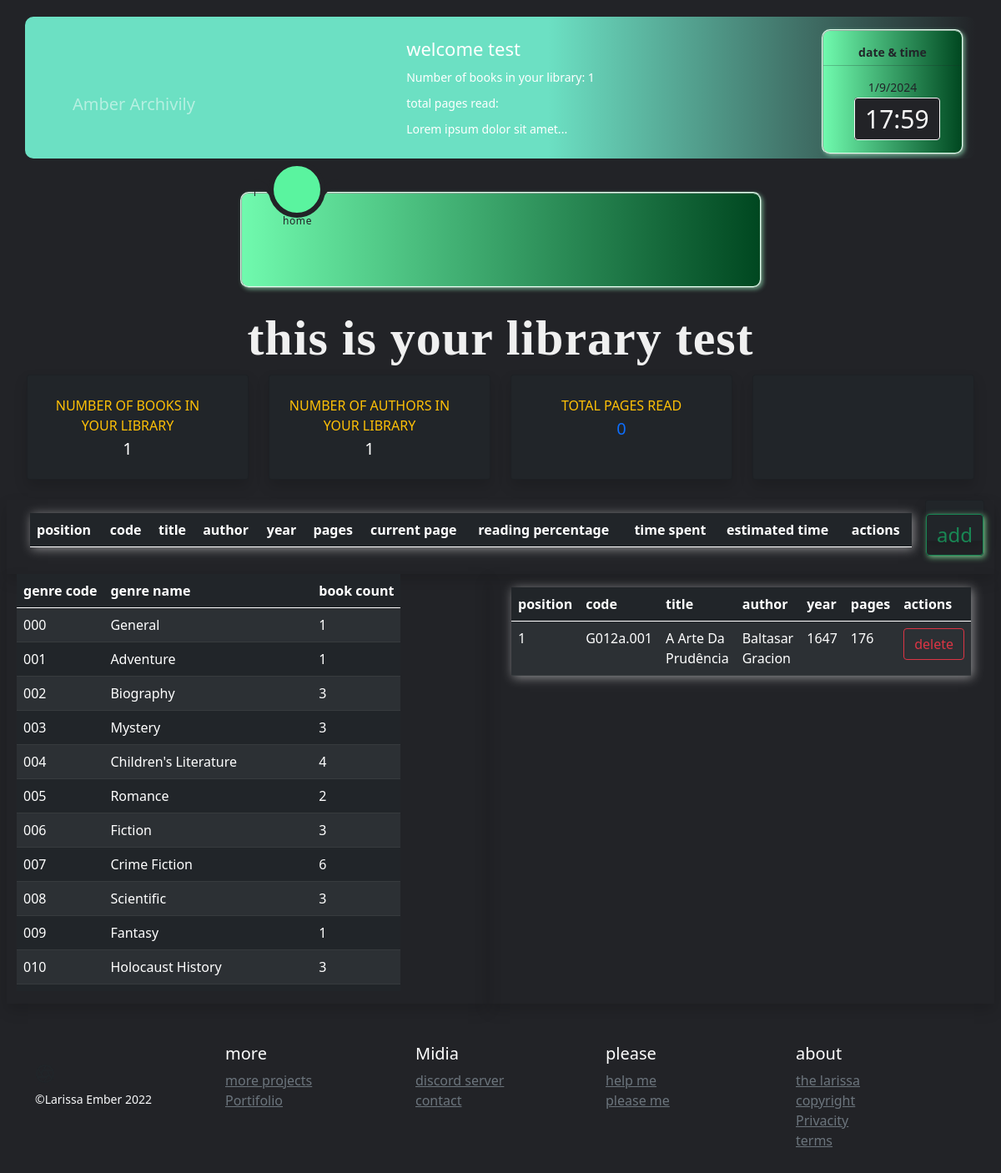
Screenshot of /about_your_library (signed in) with the database file from the repository.
### app/__init__.py (models this page shows, shortened)
class User(db.Model):
    __tablename__ = 'users'
    id = db.Column(db.Integer, primary_key=True)
    username = db.Column(db.String(), unique=True, nullable=False)
    password_hash = db.Column(db.String(), nullable=False)
    name = db.Column(db.String(), nullable=False)
    books = db.relationship('Book', backref='user', lazy=True)
    user_readings = db.relationship('UserReadings', backref='user', lazy=True)  # Adicione este atributo de relacionamento
    @property
    def is_authenticated(self):
        return True

class Book(db.Model):
    __tablename__ = 'books'
    id = db.Column(db.Integer, primary_key=True)
    code = db.Column(db.String(8), unique=True, nullable=False)
    title = db.Column(db.String(200), nullable=False)
    author = db.Column(db.String(100), nullable=False)
    publisher = db.Column(db.String(100), nullable=False)
    year = db.Column(db.Integer, nullable=False)
    pages = db.Column(db.Integer, nullable=False)
    status = db.Column(db.String(50), nullable=False)  # 'available', 'borrowed', or 'ex-libris'
    format = db.Column(db.String(50), nullable=False)  # 'physical', 'e-book', or 'pdf'
    read = db.Column(db.String(10), nullable=False)
    genre = db.Column(db.String(50), nullable=False)
    completion_date = db.Column(db.String(11), nullable=True)
    user_id = db.Column(db.Integer, db.ForeignKey('users.id'), nullable=False)
    user_readings = db.relationship('UserReadings', backref='book', lazy=True)  # Adicione este atributo de relacionamento
    loan_id = db.Column(db.Integer, db.ForeignKey('loans.id'), nullable=True)  # Chave estrangeira para a tabela Loan

### app/controllers/defaut.py (the view)
@app.route('/about_your_library')
def about_your_library():
    user_readings = current_user.user_readings
    user = get_logged_in_user()
    if not user:
        return redirect('/login')
    if db.session.query(func.sum(Book.pages)).filter(Book.read == 'read').scalar() != None:
        total_pages_completed = db.session.query(
            func.sum(Book.pages)).filter(Book.read == 'read').scalar()
    else:
        total_pages_completed = 0
    if db.session.query(func.sum(UserReadings.current_page)).filter(UserReadings.user_id == current_user.id).scalar() != None:
        total_pages_in_progress = db.session.query(func.sum(UserReadings.current_page)).filter(
            UserReadings.user_id == current_user.id).scalar()
    else:
        total_pages_in_progress = 0
    print(total_pages_completed)
    print(total_pages_in_progress)
    sum_pages = total_pages_in_progress + total_pages_completed
    genre_counts = db.session.query(
        Book.genre, func.count(Book.id)).group_by(Book.genre).all()
    borrowed_books = Book.query.filter_by(status='borrowed').all()
    return render_template('about_your_library.html', book_genres=book_genres, user_readings=user_readings, sum_pages=sum_pages, genre_counts=genre_counts, borrowed_books=borrowed_books)

### app/templates/about_your_library.html (shortened to what this page needs)
{% extends 'base.html' %}
{% block content %}
<div class="container-fluid">
    <div class="text-white text-center">
        <h1>this is your library {{ current_user.username }}</h1>
        <div class="row">
            <div class="col-xl-3 col-md-6 mb-4">
                <a href="/your_collection" style="text-decoration: none;" class="list">
                    <div class="card bg-dark border-left-warning shadow h-100 py-2 text-white">
                        <div class="card-body">
                            <div class="row no-gutters align-items-center">
                                <div class="col mr-2">
                                    <div class="text-xs font-weight-bold text-warning text-uppercase mb-1">
                                        number of books in your library</div>
                                    <div class="h5 mb-0 font-weight-bold ">{{ current_user.books|length }}</div>
                                </div>
                            </div>
                        </div>
                    </div>
                </a>
            </div>
            <div class="col-xl-3 col-md-6 mb-4">
                <a href="#" style="text-decoration: none;" class="authour">
                    <div class="card bg-dark border-left-warning shadow h-100 py-2 text-white">
                        <div class="card-body">
                            <div class="row no-gutters align-items-center">
                                <div class="col mr-2">
                                    <div class="text-xs font-weight-bold text-warning text-uppercase mb-1">
                                        Number of authors in your library
                                    </div>
                                    <div class="h5 mb-0 font-weight-bold">{{
                                        current_user.books|map(attribute='author')|unique|list|length }}</div>
                                </div>
                            </div>
                        </div>
                    </div>
                </a>
            </div>
            <div class="col-xl-3 col-md-6 mb-4">
                <a href="/your_collection" style="text-decoration: none;" class="active">
                    <div class="card bg-dark border-left-warning shadow h-100 py-2">
                        <div class="card-body">
                            <div class="row no-gutters align-items-center">
                                <div class="col mr-2">
                                    <div class="text-xs font-weight-bold text-warning text-uppercase mb-1">Total Pages
                                        Read</div>
                                    <div class="h5 mb-0 font-weight-bold text-gray-800">{{ sum_pages or 0 }}
                                    </div>
                                </div>
                            </div>
                        </div>
                    </div>
                </a>
            </div>
            <div class="col-xl-3 col-md-6 mb-4">
                <a href="/your_collection" style="text-decoration: none;" class="active">
                    <div class="card bg-dark border-left-warning shadow h-100 py-2">
                    </div>
                </a>
            </div>
        </div>
    </div>
</div>
<div class="row">
    <div class="col shadow d-flex justify-content-center">
        <div id="book-genres-table" style="width: auto;" class="card-body table-responsive">
            <table class="table table-striped table-hover table-dark">
                <thead>
                    <tr>
                        <th>position</th>
                        <th>code</th>
                        <th>title</th>
                        <th>author</th>
                        <th>year</th>
                        <th>pages</th>
                        <th>current page</th>
                        <th>reading percentage</th>
                        <th>time spent</th>
                        <th>estimated time</th>
                        <th>actions</th>
                    </tr>
                </thead>
            </table>
        </div>
        <div class=" mb-4" style="max-width: 100px; max-height: 50px;">
            <div class="card bg-dark border-left-warning shadow h-100 py-3">
                <a href="/search" class="btn btn-outline-success"
                    style="font-size: 24px; box-shadow: 2px 2px 7px rgb(119, 200, 139);">add</a>
            </div>
        </div>
    </div>
    <div class="col shadow d-flex">
        <div id="book-genres-table" style="width: auto; max-height: 500px; margin-bottom: 15px;"
            class="table-responsive overflow-auto">
            <table class="table table-striped table-hover table-dark">
                <thead>
                    <tr>
                        <th>genre code</th>
                        <th>genre name</th>
                        <th>book count</th>
                    </tr>
                </thead>
                <tbody>
                    {% for code, name in book_genres.items() %}
                    <tr>
                        <td>{{ code }}</td>
                        <td>{{ name }}</td>
                        {% if loop.index0 < genre_counts|length %} <td>{{ genre_counts[loop.index0][1] }}</td>
                            {% else %}
                            <td>0</td>
                            {% endif %}
                    </tr>
                    {% endfor %}
                </tbody>
            </table>
        </div>
    </div>
    <div class="col shadow d-flex justify-content-center">
        <div id="book-genres-table" style="width: auto;" class="card-body table-responsive">
            <table class="table table-striped table-hover table-dark">
                <thead>
                    <tr>
                        <th>position</th>
                        <th>code</th>
                        <th>title</th>
                        <th>author</th>
                        <th>year</th>
                        <th>pages</th>
                        <th>actions</th>
                    </tr>
                </thead>
                <tbody>
                    {% for borrowed in borrowed_books %}
                    <tr>
                        <td>{{ loop.index }}</td>
                        <td>{{ borrowed.code }}</td>
                        <td>{{ borrowed.title }}</td>
                        <td>{{ borrowed.author }}</td>
                        <td>{{ borrowed.year }}</td>
                        <td>{{ borrowed.pages }}</td>
                        <td>
                            <button class="btn btn-outline-danger"
                                onclick="changeStatus({{ borrowed.id }})">delete</button>
                        </td>
                    </tr>
                    {% endfor %}
                </tbody>
            </table>
        </div>
    </div>
</div>
{% endblock %}

### app/templates/base.html (shortened to what this page needs)
<!DOCTYPE html>
<html lang="en">
<head>
  <link rel="stylesheet" href="../static/css/fonts.css" type="text/css">
  <link rel="stylesheet" href="https://cdn.jsdelivr.net/npm/bootstrap@5.0.1/dist/css/bootstrap.min.css">
  <link rel="stylesheet" href="{{ url_for('static', filename='css/style.css') }}">
</head>
<body>
  <div class="d-none d-md-block d-lg-block d-xl-block">
    <header>
      {% if current_user.is_authenticated %}
      <div id="hide" class="container bg-dark text-white">
        <a class="navbar-brand text-white-50" href="/home">Amber Archivily</a>
        <div class="navbar-text">
          {% if current_user.is_authenticated %}
          <h2>welcome {{ current_user.username }}</h2>
          <p>Number of books in your library: {{ current_user.books|length }}</p>
          <p>total pages read: </p>
          <p>Lorem ipsum dolor sit amet...</p>
          {% endif %}
          <div class="datetime">
            <p class="text-dark fw-bold">date & time</p>
            <hr class="bg-dark">
            <p class="text-dark"><span id="date"></span>
            </p>
            <div>
              <time></time>
            </div>
          </div>
        </div>
      </div> {% endif %}
      <div class="d-none d-md-block d-lg-block d-xl-block">
        <nav class="">
          <div class="navigation">
            <ul>
              <li class="list active">
                <a href="/home">
                  <span class="text">home</span>
                </a>
              </li>
              <li class="list">
              </li>
              <li class="list">
              </li>
              <li class="list">
              </li>
              <li class="list">
              </li>
              <li class="list">
              </li>
              <li class="list">
              </li>
              {% if current_user.is_authenticated %}
              <li class="list">
              </li>
              {% endif %}
              <div class="indicator"></div>
            </ul>
          </div>
        </nav>
      </div>
    </header>
  </div>
  <br>
  <main>
    {% block content %}
    {% endblock %}
  </main>
  <footer class="container py-5 d-none d-md-block d-lg-block d-xl-block">
    <div class="row">
      <div class="col-12 col-md">
        <br>
        <small class="d-block mb-3 text-light">&copy;Larissa Ember 2022</small>
      </div>
      <div class="col-6 col-md">
        <h5 class="text-white">more</h5>
        <ul class="list-unstyled text-small">
          <li><a class="link-secondary" href="#">more projects</a></li>
          <li><a class="link-secondary" href="#">Portifolio</a></li>
        </ul>
      </div>
      <div class="col-6 col-md">
        <h5 class="text-white">Midia</h5>
        <ul class="list-unstyled text-small">
          <li><a class="link-secondary" href="https://discord.gg/jWzjDQSE">discord server</a></li>
          <li><a class="link-secondary" href="/profile">contact</a></li>
        </ul>
      </div>
      <div class="col-6 col-md">
        <h5 class="text-white">please</h5>
        <ul class="list-unstyled text-small">
          <li><a class="link-secondary" href="/help">help me</a></li>
          <li><a class="link-secondary" href="#">please me</a></li>
        </ul>
      </div>
      <div class="col-6 col-md">
        <h5 class="text-white">about</h5>
        <ul class="list-unstyled text-small">
          <li><a class="link-secondary" href="/profile">the larissa</a></li>
          <li><a class="link-secondary" href="/copyright">copyright</a></li>
          <li><a class="link-secondary" href="/only_fans">Privacity</a></li>
          <li><a class="link-secondary" href="/terms">terms</a></li>
        </ul>
      </div>
    </div>
  </footer>
</body>
</html>

### rows the page displays
User: username "test"
Book: code "G012a.001", title "A Arte Da Prudência", author "Baltasar Gracion", year "1647", pages "176"

### other values shown
{{ current_user.books|length }} "1"
{{ current_user.books|map(attribute='author')|unique|list|length }} "1"
{{ sum_pages or 0 }} "0"
{{ code }} "000" "001" "002" "003" "004" "005" "006" "007" "008" "009" "010"
{{ name }} "General" "Adventure" "Biography" "Mystery" "Children's Literature" "Romance" "Fiction" "Crime Fiction" "Scientific" "Fantasy" "Holocaust History"
{{ genre_counts[loop.index0][1] }} "1" "1" "3" "3" "4" "2" "3" "6" "3" "1" "3"
